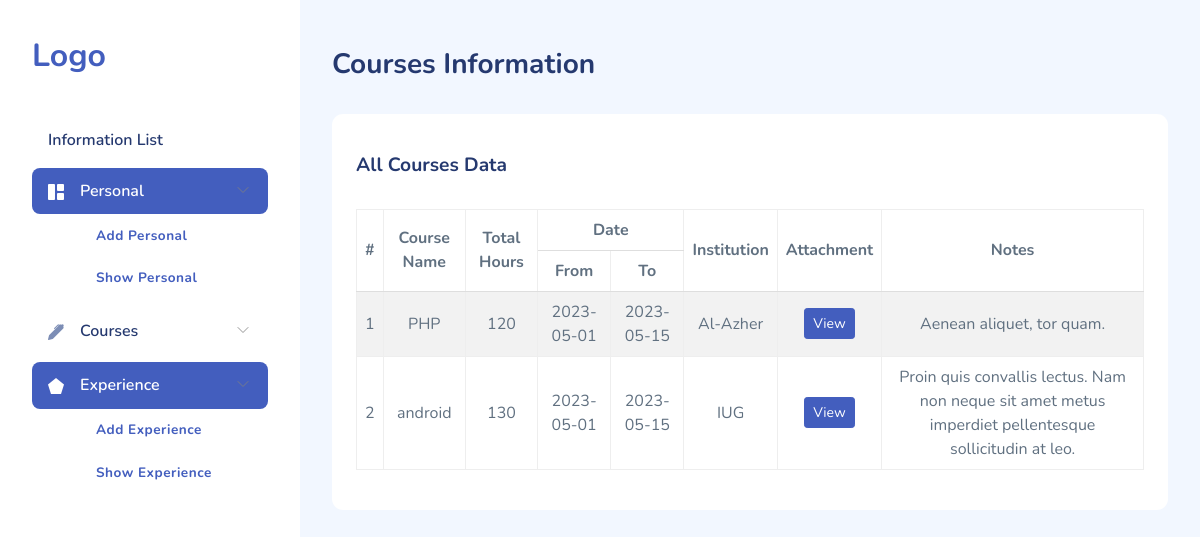
/courses.php, run on the app's committed database.
### tables this page shows
CREATE TABLE `courses` (
  `id` int(11) NOT NULL,
  `name` varchar(200) NOT NULL,
  `hours` int(11) NOT NULL,
  `start_date` date NOT NULL,
  `end_date` date NOT NULL,
  `institution` varchar(20) NOT NULL,
  `url` text NOT NULL,
  `notes` text NOT NULL
);

### functions.php (called while the page is built, shortened)
<?php
function checkUrl($path1 = '', $path2 = '', $path3 = '')
{
    $full_path = $_SERVER['REQUEST_URI'];
    $arr_path = explode('/', $full_path);
    $url = isset($arr_path[2]) ? $arr_path[2] : '';
    if($url != ''){
        $explode_path = explode('.', $url);
    }else{
        $explode_path[0] = '';
    }
    if ($explode_path[0] == $path1 || $explode_path[0] == $path2 || $explode_path[0] == $path3) {
        return 'active';
    } else {
        return '';
    }
}

### courses.php (the view, shortened to what this page needs)
<?php
include_once '_header.php';
include "_conn.php";
$data = "SELECT * FROM courses";
$result = mysqli_query($conn , $data);
?>
    <div id="main">
        <div class="page-heading">
            <h3><?= $GLOBALS["title"]?></h3>
        </div>
        <div class="page-content">
            <section class="row">
                <div class="col-12 col-lg-12">
                    <div class="row">
                        <div class="col">
                            <div class="card py-3">
                                <div class="card-header d-flex justify-content-between align-items-center">
                                    <h4 class="card-title d-flex">All Courses Data</h4>
                                </div>
                                <div class="card-body text-center">
                                    <div class="table-responsive">
                                        <table class="table table-striped table-bordered mb-0">
                                            <thead>
                                            <tr>
                                                <th rowspan="2">#</th>
                                                <th rowspan="2">Course Name</th>
                                                <th rowspan="2">Total Hours</th>
                                                <th colspan="2">Date</th>
                                                <th rowspan="2">Institution</th>
                                                <th rowspan="2">Attachment</th>
                                                <th rowspan="2">Notes</th>
                                            </tr>
                                            <tr>
                                                <th rowspan=''>From</th>
                                                <th rowspan=''>To</th>
                                            </tr>
                                            </thead>
                                            <tbody>
                                            <?php
                                            if(mysqli_num_rows($result) > 0){
                                                $count=0;
                                                while($row = mysqli_fetch_assoc($result)){
                                                    $count ++;
                                                    ?>
                                            <tr>
                                                <td class="text-bold-500"><?=$count?></td>
                                                <td><?=$row['name']?></td>
                                                <td class="text-bold-500"><?=$row['hours']?></td>
                                                <td><?=$row['start_date']?></td>
                                                <td><?=$row['end_date']?></td>
                                                <td><?=$row['institution']?></td>
                                                <td>
                                                    <a class="btn btn-sm btn-primary" href="viewCourse.php?id=<?= $row['id']?>">View</a>
                                                </td>
                                                <td><?=$row['notes']?></td>
                                            </tr>
                                                    <?php
                                                }
                                            }else{?>
                                                <td colspan="8" class="text-center"><h4 class="text-center"> <code>Please add course </code></h4></td>
                                                <?php
                                            }
                                            ?>
                                            </tbody>
                                        </table>
                                    </div>
                                </div>
                            </div>
                        </div>
                    </div>
                </div>
            </section>
        </div>
    </div>
<?php include_once '_footer.php'; ?>

### _header.php (shortened to what this page needs)
<!DOCTYPE html>
<html lang="en">
<head>
    <link rel="stylesheet" href="assets/css/bootstrap.css">
    <link rel="stylesheet" href="assets/vendors/perfect-scrollbar/perfect-scrollbar.css">
    <link rel="stylesheet" href="assets/vendors/bootstrap-icons/bootstrap-icons.css">
    <link rel="stylesheet" href="assets/css/app.css">
</head>
<body>
<div id="app">
    <?php
    include 'functions.php';
    include '_sidebar.php';
    ?>

### _sidebar.php (shortened to what this page needs)
<div id="sidebar" class="active">
    <div class="sidebar-wrapper active">
        <div class="sidebar-header">
            <div class="d-flex justify-content-between">
                <div class="logo">
                    <a href="index.php"><span>Logo</span></a>
                </div>
            </div>
        </div>
        <div class="sidebar-menu">
            <ul class="menu">
                <li class="sidebar-title">Information List</li>
                <li class="sidebar-item <?= checkUrl('addPerson','index')?> has-sub">
                    <a href="javascript:void(0)" class='sidebar-link'>
                        <i class="bi bi-grid-1x2-fill"></i>
                        <span>Personal</span>
                    </a>
                    <ul class="submenu <?= checkUrl('addPerson','index')?>">
                        <li class="submenu-item <?= checkUrl('addPerson')?> ">
                            <a href="addPerson.php">Add Personal</a>
                        </li>
                        <li class="submenu-item <?= checkUrl('','index')?>">
                            <a href="index.php">Show Personal</a>
                        </li>
                    </ul>
                </li>
                <li class="sidebar-item <?= checkUrl('addCourse','viewCourse','courses')?> has-sub">
                    <a href="javascript:void(0)" class='sidebar-link'>
                        <i class="bi bi-pen-fill"></i>
                        <span>Courses</span>
                    </a>
                </li>
                <li class="sidebar-item <?= checkUrl('experience','addExperience')?> has-sub">
                    <a href="javascript:void(0)" class='sidebar-link'>
                        <i class="bi bi-pentagon-fill"></i>
                        <span>Experience</span>
                    </a>
                    <ul class="submenu <?= checkUrl('experience','addExperience')?>">
                        <li class="submenu-item <?= checkUrl('addExperience')?>">
                            <a href="addExperience.php">Add Experience</a>
                        </li>
                        <li class="submenu-item <?= checkUrl('experience')?>">
                            <a href="experience.php">Show Experience</a>
                        </li>
                    </ul>
                </li>
            </ul>
        </div>
    </div>
</div>

### _footer.php (shortened to what this page needs)
</div>
</body>
</html>

### assets/css/app.css (style rules this page uses)
.btn.btn-danger,.btn.btn-info,.btn.btn-primary,.btn.btn-secondary,.btn.btn-success,.btn.btn-warning { color:#fff }
.card { margin-bottom:2.2rem;border:none }
.card .card-header { border:none }
.card .card-header h4 { font-size:1.2rem;font-weight:700 }
.card .card-header~.card-body { padding-top:0 }
.card .card-title { font-size:1.2rem }
.card .card-body { padding:1.5rem }
#sidebar.active .sidebar-wrapper { left:0 }
.sidebar-wrapper { width:300px;height:100vh;position:fixed;top:0;z-index:10;overflow-y:auto;background-color:#fff;bottom:0;transition:left .5s ease-out }
.sidebar-wrapper .sidebar-header { padding:2rem 2rem 1rem;font-size:2rem;font-weight:700 }
.sidebar-wrapper .menu { margin-top:2rem;padding:0 2rem;font-weight:600 }
.sidebar-wrapper .menu .sidebar-title { padding:0 1rem;margin:1.5rem 0 1rem;font-size:1rem;list-style:none;font-weight:600;color:#25396f }
.sidebar-wrapper .menu .sidebar-link { display:block;padding:.7rem 1rem;font-size:1rem;display:flex;align-items:center;border-radius:.5rem;transition:all .5s;text-decoration:none;color:#25396f }
.sidebar-wrapper .menu .sidebar-link i,.sidebar-wrapper .menu .sidebar-link svg { color:#7c8db5 }
.sidebar-wrapper .menu .sidebar-link span { margin-left:1rem }
.sidebar-wrapper .menu .sidebar-item { list-style:none;margin-top:.5rem;position:relative }
.sidebar-wrapper .menu .sidebar-item.has-sub .sidebar-link:after { position:absolute;color:#ccc;right:15px;top:12px;display:block }
.sidebar-wrapper .menu .sidebar-item.active .sidebar-link { background-color:#435ebe }
.sidebar-wrapper .menu .sidebar-item.active .sidebar-link span { color:#fff }
.sidebar-wrapper .menu .sidebar-item.active .sidebar-link i,.sidebar-wrapper .menu .sidebar-item.active .sidebar-link svg { fill:#fff;color:#fff }
.sidebar-wrapper .menu .submenu { list-style:none;display:none;transition:max-height 2s cubic-bezier(0,.55,.45,1);overflow:hidden }
.sidebar-wrapper .menu .submenu.active { max-height:999px;display:block }
.sidebar-wrapper .menu .submenu .submenu-item.active { position:relative }
.sidebar-wrapper .menu .submenu .submenu-item.active>a { color:#435ebe;font-weight:700 }
.sidebar-wrapper .menu .submenu .submenu-item a { padding:.7rem 2rem;display:block;color:#25396f;font-size:.85rem;font-weight:600;letter-spacing:.5px;transition:all .3s }
.dataTable-table td,.dataTable-table thead th,.table td,.table thead th { vertical-align:middle }
.dataTable-table:not(.table-borderless) thead th,.table:not(.table-borderless) thead th { border-bottom:1px solid #dedede!important }
.bi { width:1rem;height:1rem }
#main { margin-left:300px;padding:2rem }
.page-heading { margin:0 0 2rem }
.page-heading h3 { font-weight:700 }
a { text-decoration:none }

### data on the page
courses: name "PHP", hours "120", start_date "2023-05-01", end_date "2023-05-15", institution "Al-Azher", notes "Aenean aliquet, tor quam."
courses: name "android", hours "130", start_date "2023-05-01", end_date "2023-05-15", institution "IUG", notes "Proin quis convallis lectus. Nam non neque sit amet metus imperdiet pellentesque sollicitudin at leo."

### other printed values
$GLOBALS["title"] "Courses Information"
